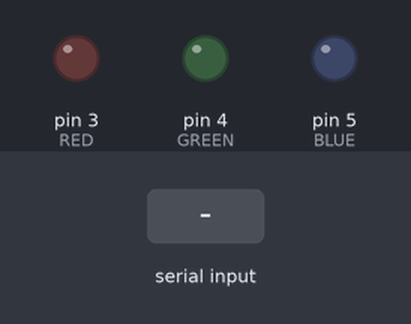
Bench run of a sketch on a simulated Arduino Uno, built with avr-gcc and run on an emulated ATmega328P. Parts: output pins drawn as LEDs (lit = HIGH). Inputs (shaded band) come from the test bench.

Above: at 1.2 s.
1.3 s: "R" received over Serial
At 2.4 s:
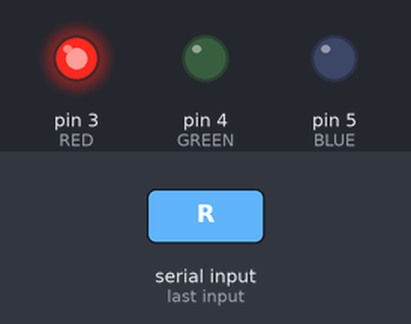
2.8 s: "G" received over Serial
At 3.5 s:
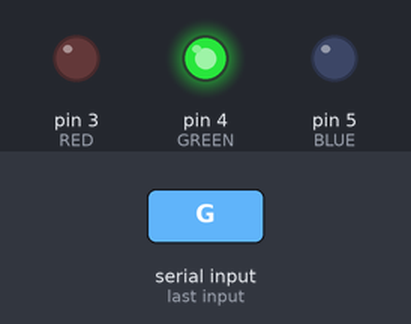
4.3 s: "B" received over Serial
At 4.6 s:
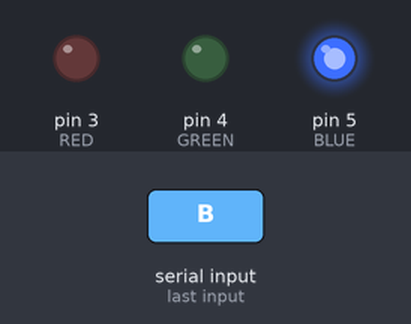
5.8 s: "1" received over Serial
At 7.0 s:
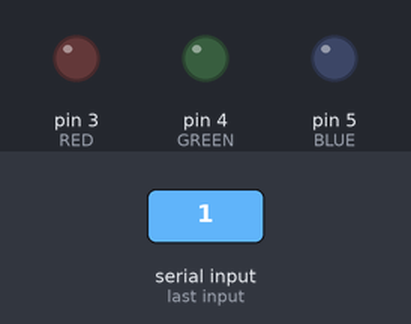
Timing chart, 0 to 8.3 s (numbered marks = the images above; inputs shaded):
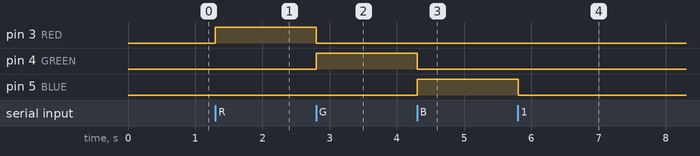

Measured:
- after the input at 1.3 s, pin 3 (RED): LOW → HIGH at once
- after the input at 2.8 s, pin 3 (RED): HIGH → LOW at once; pin 4 (GREEN): LOW → HIGH at once
- after the input at 4.3 s, pin 4 (GREEN): HIGH → LOW at once; pin 5 (BLUE): LOW → HIGH at once
- after the input at 5.8 s, pin 5 (BLUE): HIGH → LOW at once

The sketch:

color_detection.ino
```cpp
void setup() {
  pinMode(3, OUTPUT);  // RED
  pinMode(4, OUTPUT);  // GREEN
  pinMode(5, OUTPUT);  // BLUE
  Serial.begin(9600);
}

void loop() {
  if (Serial.available()) {
    char c = Serial.read();

    digitalWrite(3, c == 'R');  // RED LED
    digitalWrite(4, c == 'G');  // GREEN LED
    digitalWrite(5, c == 'B');  // BLUE LED
  }
}
```
